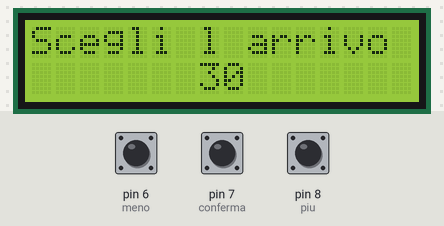
A sketch run on a simulated Arduino Uno, built with avr-gcc and run on an emulated ATmega328P. Parts: 16×2 character LCD. The test bench sets the inputs (shaded band); at power-on: pin 7 (conferma) HIGH, pin 8 (piu) HIGH, pin 6 (meno) HIGH.

Above: at 1.8 s.
1.9 s: pin 7 (conferma) pulled LOW for 0.15 s
At 3.9 s:
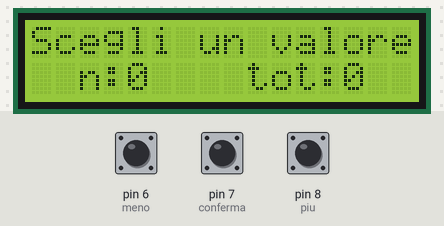
4.6 s: pin 8 (piu) pulled LOW for 1 s
At 6.6 s:
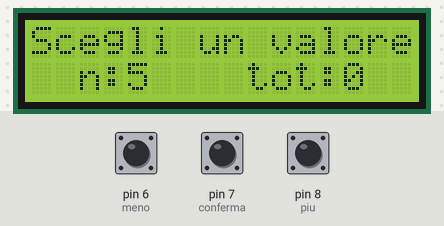
7.1 s: pin 7 (conferma) pulled LOW for 1 s
At 8.1 s:
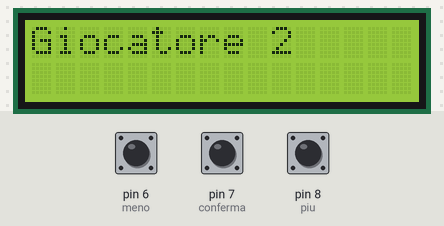
9.8 s: pin 8 (piu) pulled LOW for 0.15 s
At 11.0 s:
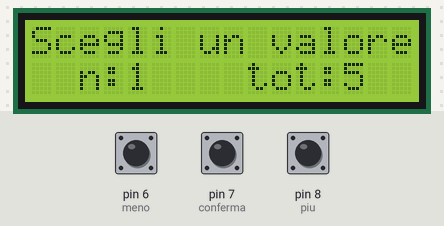
Timing chart, 0 to 12.4 s (numbered marks = the images above; inputs shaded):
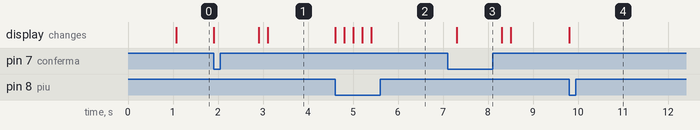

The sketch:

angelagame.ino
```cpp
#include <LiquidCrystal.h>
const int rs = 12, en = 11, d4 = 5, d5 = 4, d6 = 3, d7 = 2;
LiquidCrystal lcd(rs, en, d4, d5, d6, d7);

const int meno = 6;
const int conferma = 7;
const int piu = 8;

int arrivo = 30;
int tot = 0;

bool prima=true;

int ValorePrecedente=10;

int giocatore=1;

int v1 = 0;
int v2 = 0;

void setup() {
  lcd.begin(16, 2);
  lcd.setCursor(0, 0);
  lcd.print("Angela Game");
  delay(1000);
  lcd.clear();
  lcd.setCursor(0, 0);
  lcd.print("Scegli l arrivo");
  pinMode(meno, INPUT); //meno
  pinMode(conferma, INPUT); //conferma
  pinMode(piu, INPUT); //più
  digitalWrite(meno, HIGH);
  digitalWrite(conferma, HIGH);
  digitalWrite(piu, HIGH);
  setArrivo();
}
void setArrivo()
{
  lcd.setCursor(7, 2);
  lcd.print(arrivo);

  while (digitalRead(conferma) == HIGH )
  {
    if (digitalRead(meno) == LOW)
    {
      if (arrivo == 100)
      {
        lcd.setCursor(9, 2);
        lcd.print(" ");
      }
      if (arrivo > 30)
      {
        arrivo--;
      }
      lcd.setCursor(7, 2);
      lcd.print(arrivo);
      delay(200);
    }
    if (digitalRead(piu) == LOW)
    {
      if (arrivo < 100)
      {
        arrivo++;
      }

      lcd.setCursor(7, 2);
      lcd.print(arrivo);
      delay(200);
    }
  }
  lcd.setCursor(7, 2);
  lcd.print(arrivo);
  }
  void Valore(int v,int giocatore)
  {
    lcd.clear();
    lcd.setCursor(9, 2);
    lcd.print("tot:");
    lcd.setCursor(2, 2);
    lcd.print("n:");
    lcd.setCursor(4, 2);
    lcd.print(v);
    lcd.setCursor(13, 2);
    lcd.print(tot);
    delay(200);
    lcd.setCursor(0, 0);
    lcd.print("Scegli un valore");
  while (digitalRead(conferma) == HIGH )
  {
    if (digitalRead(meno) == LOW)
    {

      if (v > 0)
      {
        v--;
      }
      lcd.setCursor(4, 2);
      lcd.print(v);
      lcd.setCursor(13, 2);
      lcd.print(tot);
      delay(200);
    }
    if (digitalRead(piu) == LOW)
    {
      if (v < 6)
      {
        v++;
      }

      lcd.setCursor(7, 2);
       lcd.setCursor(4, 2);
      lcd.print(v);
      lcd.setCursor(13, 2);
      lcd.print(tot);
      delay(200);
    }
  }

    if(v == ValorePrecedente)
    {
    Valore(v,giocatore);
    return;
    }
    if(7-ValorePrecedente==v)
    {
      Valore(v,giocatore);
      return;
    }
    if(prima==false&&v==0)
    {
      Valore(v,giocatore);
      return;
    }

      lcd.setCursor(4, 2);
      lcd.print(v);
      lcd.setCursor(13, 2);
      lcd.print(tot);
      delay(200);
  Verifica(v,giocatore);
  tot+=v;
  ValorePrecedente=v;
  prima=false;
    }
  void Gioca()
  {
    while(tot<arrivo)
    {
       lcd.clear();
       lcd.setCursor(0, 0);
       giocatore=1;
       lcd.print("Giocatore ");
       lcd.print(giocatore);
       delay(1000);
       Valore(v1,giocatore);
       lcd.clear();
       lcd.setCursor(0, 0);
       giocatore=2;
       lcd.print("Giocatore ");
       lcd.print(giocatore);
       delay(1000);
       Valore(v2,giocatore);
       lcd.clear();
    }
    }
    void Verifica(int v,int giocatore)
    {
      if(tot+v==arrivo)
      {
        lcd.clear();
        lcd.setCursor(0, 0);
        lcd.print("Il vincitore e");
        lcd.setCursor(0, 1);
        lcd.print("il giocatore ");
        lcd.print(giocatore);
        delay(2000);

        }
        if(tot+v>arrivo)
        {
        lcd.clear();
        lcd.setCursor(0, 0);
        lcd.print("Il perdente e");
        lcd.setCursor(0, 1);
        lcd.print("il giocatore ");
        lcd.print(giocatore);
        delay(2000);

          }

      }

void loop() {
 Gioca();
 lcd.clear();
 lcd.print("Nuova partita");
 delay(2000);
 tot=0;
}
```

Measured:
- after the input at 1.9 s, the display: first changes at once (image 1 shows a later state)
- after the input at 4.6 s, the display: first changes at once (image 2 shows a later state)
- after the input at 7.1 s, the display: changes after 0.20 s (image 3)
- after the input at 9.8 s, the display: changes at once (image 4)
